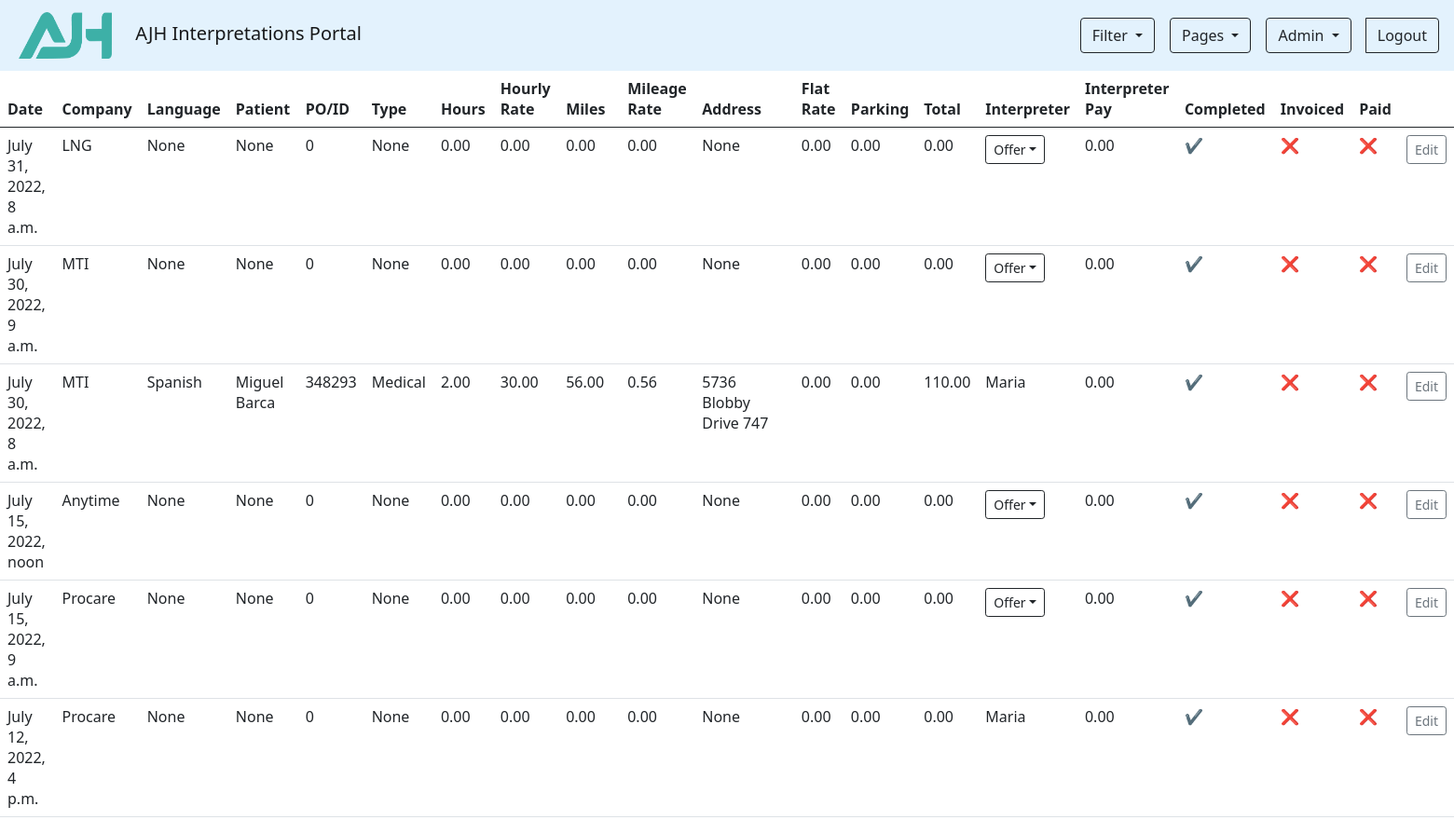
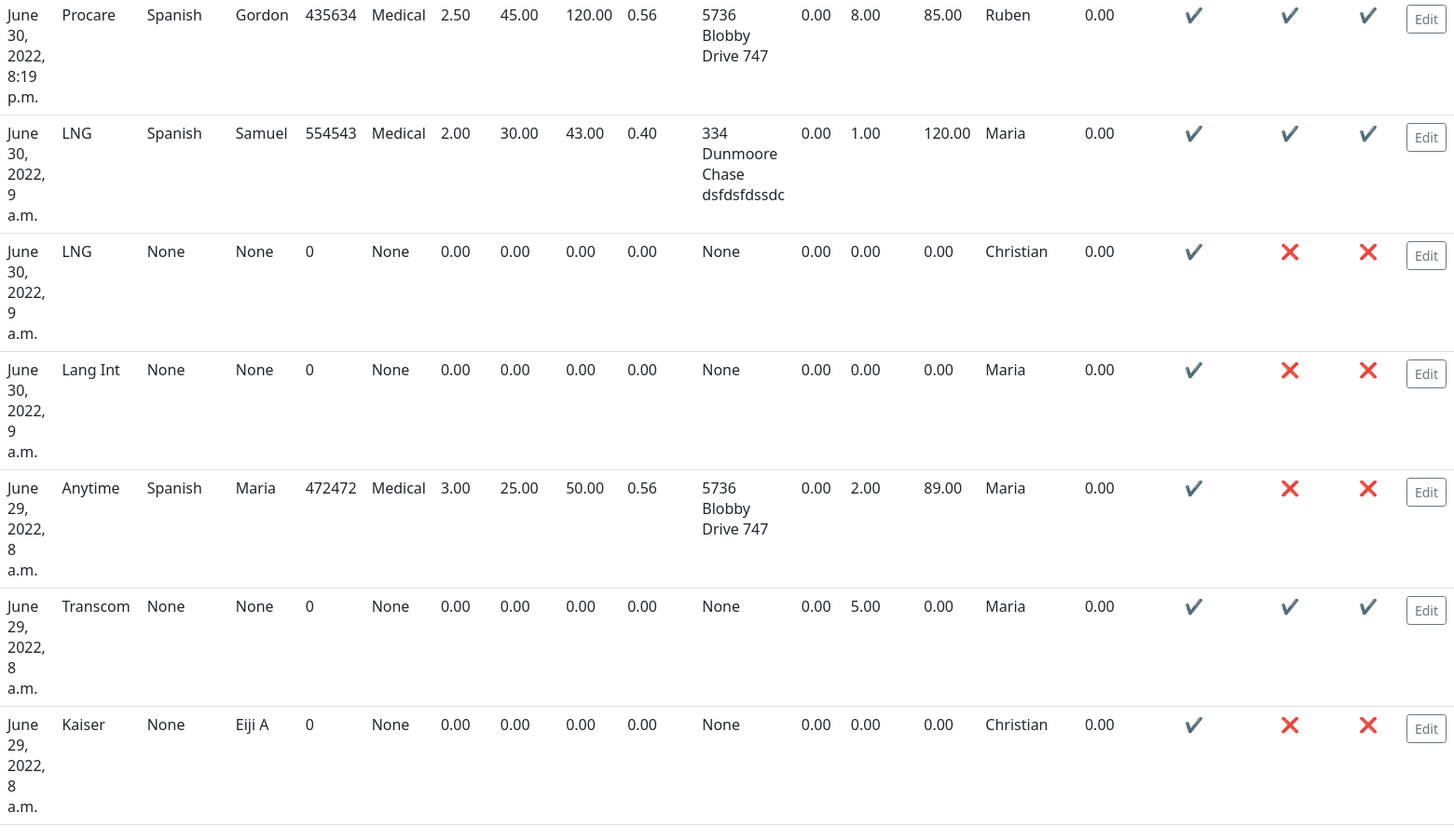
The app's page / (signed in) with its own data (2 pictures, top to bottom).
### Assignments/models.py (models this page shows)
class Assignment(models.Model):
    date = models.DateTimeField(blank=True, default="YYYY-MM-DD HH:MM:SS")
    company = models.CharField(max_length=200, blank=True, default="None")
    language = models.CharField(max_length=200, blank=True, default="None")
    patient = models.CharField(max_length=200, blank=True, default="None")
    po_num = models.BigIntegerField(blank=True, default=00000)
    type = models.CharField(max_length=200, blank=True, default="None")
    hours = models.DecimalField(max_digits=6, decimal_places=2, blank=True, default=0)
    hourly_rate = models.DecimalField(max_digits=4, decimal_places=2, blank=True, default=0)
    miles = models.DecimalField(max_digits=6, decimal_places=2, blank=True, default=0)
    mileage_rate = models.DecimalField(max_digits=3, decimal_places=2, blank=True, default=0)
    address = models.CharField(max_length=200, blank=True, default="None")
    flat_rate = models.DecimalField(max_digits=6, decimal_places=2, blank=True, default=0)
    parking = models.DecimalField(max_digits=4, decimal_places=2, blank=True, default=0)
    total = models.DecimalField(max_digits=6, decimal_places=2, blank=True, default=0)
    interpreter = models.CharField(max_length=200, blank=True, default="None")
    is_invoiced = models.BooleanField(default=1, blank=True)
    is_paid = models.BooleanField(default=1, blank=True)
    offered_to = models.TextField(blank=True)
    interpreter_payment = models.DecimalField(max_digits=6, decimal_places=2, blank=True, default=0)
    completed = models.BooleanField(default=0, blank=True)

### Assignments/views.py (the view)
# urls.py: path('', views.AssignmentsListView.as_view(), name='assignments'),
class AssignmentsListView(LoginRequiredMixin, ListView):
    model = Assignment
    context_object_name = "assignments"
    template_name = "assignments/assignments_list.html"
    login_url = "/login"
    def get_context_data(self, **kwargs):
        context = super(AssignmentsListView, self).get_context_data(**kwargs)
        context['users'] = User.objects.all()
        context['companies'] = Company.objects.all()
        return context
    def get_queryset(self):
        queryset = Assignment.objects.all().order_by('-date')
        filter_date = self.request.GET.get('date')
        filter_company = self.request.GET.get('company')
        if filter_date is not None and filter_company is not None:
            queryset = queryset.filter(date__icontains=filter_date).filter(company=filter_company)
        elif filter_date is not None:
            queryset = queryset.filter(date__icontains=filter_date)
        elif filter_company is not None:
            queryset = queryset.filter(company=filter_company)
        return queryset

### Assignments/templates/assignments/assignments_list.html (shortened to what this page needs)
{% extends 'base.html' %}
{% block content %}
<table class="table table-hover">
            <thead>
              <tr>
                <th scope="col" class="table-header-f">Date</th>
                {%if user.is_superuser %}
                <th scope="col">Company</th>
                {% endif %}
                <th scope="col">Language</th>
                <th scope="col">Patient</th>
                {%if user.is_superuser %}
                <th scope="col">PO/ID</th>
                {% endif %}
                <th scope="col">Type</th>
                <th scope="col">Hours</th>
                {%if user.is_superuser %}
                <th scope="col">Hourly Rate</th>
                <th scope="col">Miles</th>
                <th scope="col">Mileage Rate</th>
                {% endif %}
                <th scope="col">Address</th>
                {%if user.is_superuser %}
                <th scope="col">Flat Rate</th>
                {% endif %}
                <th scope="col">Parking</th>
                {%if user.is_superuser %}
                <th scope="col">Total</th>
                {% endif %}
                <th scope="col">Interpreter</th>
                {%if user.is_superuser %}
                <th scope="col">Interpreter Pay</th>
                {% endif %}
                <th scope="col">Completed</th>
                {% if user.is_superuser %}
                <th scope="col">Invoiced</th>
                <th scope="col">Paid</th>
                {% endif %}
                <th scope="col"></th>
              </tr>
            </thead>
            <tbody>
                {% for assignment in assignments %}
                {% if assignment.interpreter == user.get_username or user.is_superuser %}
              <tr>
                <td>{{assignment.date}}</td>
                {%if user.is_superuser %}
                <td>{{assignment.company}}</td>
                {% endif %}
                <td>{{assignment.language}}</td>
                <td>{{assignment.patient}}</td>
                {%if user.is_superuser %}
                <td>{{assignment.po_num}}</td>
                {% endif %}
                <td>{{assignment.type}}</td>
                <td>{{assignment.hours}}</td>
                {%if user.is_superuser %}
                <td>{{assignment.hourly_rate}}</td>
                <td>{{assignment.miles}}</td>
                <td>{{assignment.mileage_rate}}</td>
                {% endif %}
                <td>{{assignment.address}}</td>
                {%if user.is_superuser %}
                <td>{{assignment.flat_rate}}</td>
                {% endif %}
                <td>{{assignment.parking}}</td>
                {%if user.is_superuser %}
                <td>{{assignment.total}}</td>
                {% endif %}
                <td>
                    {%if assignment.interpreter|upper == 'NONE'%}
                    <div class="dropdown me-3">
                      <button class="btn btn-outline-dark btn-sm dropdown-toggle" type="button" data-bs-toggle="dropdown">Offer</button>
                    </div>
                    {% else %}
                    {{assignment.interpreter}}
                    {% endif %}
                </td>
                <td>{{assignment.interpreter_payment}}</td>
                <td>
                    {%if assignment.completed %}
                    &#10004;
                    {% else %}
                    &#10060;
                    {% endif %}
                </td>
                {%if user.is_superuser %}
                <td>
                    {%if assignment.is_invoiced %}
                    &#10004;
                    {% else %}
                    &#10060;
                    {% endif %}
                </td>
                <td>
                    {% if assignment.is_paid %}
                    &#10004;
                    {% else %}
                    &#10060;
                    {% endif %}
                </td>
                {% endif %}
                {% if user.is_superuser %}
                <td><a href="{% url 'assignments.edit' pk=assignment.id %}" class="btn btn-outline-secondary btn-sm">Edit</a></td>
                {% else %}
                <td><a href="{% url 'assignments.limited_edit' pk=assignment.id %}" class="btn btn-outline-primary btn-sm">Edit Hours/Parking</a></td>
                {% endif %}
                </tr>
                {% endif %}
              {% endfor %}
            </tbody>
          </table>
    </body>
{% endblock %}

### static/templates/base.html (shortened to what this page needs)
<html>
  {% load static %}
    <head>
        <link rel="stylesheet" type="text/css" href="{% static 'css/style.css' %}">
        <link href="https://cdn.jsdelivr.net/npm/bootstrap@5.0.1/dist/css/bootstrap.min.css" rel="stylesheet">
      </head>
    <body>
        <nav class="navbar navbar-light" style="background-color: #e3f2fd;">
            <a class="navbar-brand" href="#">
                <img src="/static/assets/ajh_placeholder3.png" style="vertical-align:middle;margin:0px 20px" width="100" height="50" alt="">
                AJH Interpretations Portal
              </a>
              {% if user.is_authenticated %}
            <div class="btn-group">
              <div class="dropdown me-3">
                <button class="btn btn-outline-dark dropdown-toggle" type="button" data-bs-toggle="dropdown"> Filter </button>
              </div>
              <div class="dropdown me-3">
                <button class="btn btn-outline-dark dropdown-toggle" type="button" data-bs-toggle="dropdown">Pages </button>
              </div>
              {% if user.is_superuser %}
              <div class="dropdown me-3">
                <button class="btn btn-outline-dark dropdown-toggle" type="button" data-bs-toggle="dropdown">Admin </button>
              </div>
              {% endif %}
                <a type="button" href="{% url 'home' %}" class="btn btn-outline-dark me-3">Logout</a>
                {% endif %}
            </div>
        </nav>
      {% block content %}
      {% endblock %}
</html>

### records on screen
Assignment: date "July 31, 2022, 8 a.m.", company "LNG", language "None", patient "None", po_num "0", type "None", hours "0.00", hourly_rate "0.00", miles "0.00", mileage_rate "0.00", address "None", flat_rate "0.00", parking "0.00", total "0.00", interpreter_payment "0.00"
Assignment: date "July 30, 2022, 9 a.m.", company "MTI", language "None", patient "None", po_num "0", type "None", hours "0.00", hourly_rate "0.00", miles "0.00", mileage_rate "0.00", address "None", flat_rate "0.00", parking "0.00", total "0.00", interpreter_payment "0.00"
Assignment: date "July 30, 2022, 8 a.m.", company "MTI", language "Spanish", patient "Miguel Barca", po_num "348293", type "Medical", hours "2.00", hourly_rate "30.00", miles "56.00", mileage_rate "0.56", address "5736 Blobby Drive 747", flat_rate "0.00", parking "0.00", total "110.00", interpreter "Maria", interpreter_payment "0.00"
Assignment: date "July 15, 2022, noon", company "Anytime", language "None", patient "None", po_num "0", type "None", hours "0.00", hourly_rate "0.00", miles "0.00", mileage_rate "0.00", address "None", flat_rate "0.00", parking "0.00", total "0.00", interpreter_payment "0.00"
Assignment: date "July 15, 2022, 9 a.m.", company "Procare", language "None", patient "None", po_num "0", type "None", hours "0.00", hourly_rate "0.00", miles "0.00", mileage_rate "0.00", address "None", flat_rate "0.00", parking "0.00", total "0.00", interpreter_payment "0.00"
Assignment: date "July 12, 2022, 4 p.m.", company "Procare", language "None", patient "None", po_num "0", type "None", hours "0.00", hourly_rate "0.00", miles "0.00", mileage_rate "0.00", address "None", flat_rate "0.00", parking "0.00", total "0.00", interpreter "Maria", interpreter_payment "0.00"
Assignment: date "June 30, 2022, 8:19 p.m.", company "Procare", language "Spanish", patient "Gordon", po_num "435634", type "Medical", hours "2.50", hourly_rate "45.00", miles "120.00", mileage_rate "0.56", address "5736 Blobby Drive 747", flat_rate "0.00", parking "8.00", total "85.00", interpreter "Ruben", interpreter_payment "0.00"
Assignment: date "June 30, 2022, 9 a.m.", company "LNG", language "Spanish", patient "Samuel", po_num "554543", type "Medical", hours "2.00", hourly_rate "30.00", miles "43.00", mileage_rate "0.40", address "334 Dunmoore Chase dsfdsfdssdc", flat_rate "0.00", parking "1.00", total "120.00", interpreter "Maria", interpreter_payment "0.00"
Assignment: date "June 30, 2022, 9 a.m.", company "LNG", language "None", patient "None", po_num "0", type "None", hours "0.00", hourly_rate "0.00", miles "0.00", mileage_rate "0.00", address "None", flat_rate "0.00", parking "0.00", total "0.00", interpreter "Christian", interpreter_payment "0.00"
Assignment: date "June 30, 2022, 9 a.m.", company "Lang Int", language "None", patient "None", po_num "0", type "None", hours "0.00", hourly_rate "0.00", miles "0.00", mileage_rate "0.00", address "None", flat_rate "0.00", parking "0.00", total "0.00", interpreter "Maria", interpreter_payment "0.00"
Assignment: date "June 29, 2022, 8 a.m.", company "Anytime", language "Spanish", patient "Maria", po_num "472472", type "Medical", hours "3.00", hourly_rate "25.00", miles "50.00", mileage_rate "0.56", address "5736 Blobby Drive 747", flat_rate "0.00", parking "2.00", total "89.00", interpreter "Maria", interpreter_payment "0.00"
Assignment: date "June 29, 2022, 8 a.m.", company "Transcom", language "None", patient "None", po_num "0", type "None", hours "0.00", hourly_rate "0.00", miles "0.00", mileage_rate "0.00", address "None", flat_rate "0.00", parking "5.00", total "0.00", interpreter "Maria", interpreter_payment "0.00"
Assignment: date "June 29, 2022, 8 a.m.", company "Kaiser", language "None", patient "Eiji A", po_num "0", type "None", hours "0.00", hourly_rate "0.00", miles "0.00", mileage_rate "0.00", address "None", flat_rate "0.00", parking "0.00", total "0.00", interpreter "Christian", interpreter_payment "0.00"
